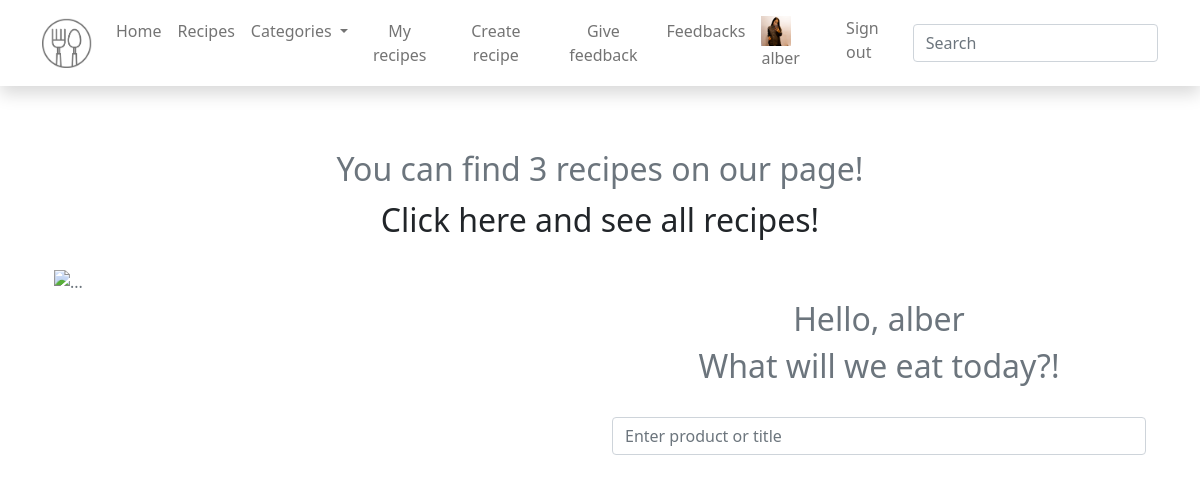
/ (signed in), run on the app's committed database.
### application/models.py (models this page shows)
class User(AbstractUser):
    image = models.ImageField(null=True, blank=True)

### application/views.py (the view)
# urls.py: path('', home, name='home'),
def home(request):
    recipes_quantity = Recipe.objects.count()
    context = {
        'recipes_quantity': recipes_quantity,
    }
    return render(request, 'home.html', context=context)

### templates/home.html (shortened to what this page needs)
{% extends 'base.html' %}
{% load static %}
{% block content %}
<div class="container main_container">
  <div class="row">
    <div class="col-md-12 text-center" style="padding:1rem;">
        <h1 class="lead main_home_header">You can find {{ recipes_quantity }} recipes on our page!</h1>
        <a class="nav-link lead main_home_header text-dark" style="padding-top:0rem;" href="{% url 'show_recipes' %}">Click here and see all recipes!</a>
    </div>
    <div class="col-md-6">
        <img src="{% static '/img/main.jpg' %}" class="img-fluid home_main_img" alt="...">
    </div>
    <div class="col-md-6 main_home">
        <span class="navbar-text">
                {% if user.is_authenticated %}
            <h1 class="lead main_home_header">Hello, {{ user.username }}</h1>
                {% endif %}
        </span>
        <h1 class="lead main_home_header">What will we eat today?!</h1>
        <form class="form-inline my-2 my-lg-0 main_home_form" action="{% url 'search' %}" method="get">
            <input class="form-control mr-sm-2 main_home_input" type="text" placeholder="Enter product or title" name="query">
        </form>
    </div>
  </div>
</div>
{% endblock %}

### templates/base.html (shortened to what this page needs)
<!doctype html>
{% load static %}
<html lang="en">
  <head>
    <link href="https://cdn.jsdelivr.net/npm/bootstrap@5.0.2/dist/css/bootstrap.min.css" rel="stylesheet">
    <link rel="stylesheet" href="{% static '/css/style.css' %}">
  </head>
  <body class="text-muted">
<nav class="navbar navbar-expand-lg navbar-light bg-white static-top mb-5 shadow">
  <div class="container">
    <a class="navbar-brand" href="{% url 'home' %}">
    <img src="{% static '/img/logotipas.png' %}" alt="" width="50" height="50" class="d-inline-block align-top">
    </a>
    <div class="collapse navbar-collapse justify-content-end" id="navbarResponsive">
      <ul class="navbar-nav ms-auto text-center">
        <li class="nav-item">
          <a class="nav-link" href="{% url 'home' %}">Home</a>
        </li>
        <li class="nav-item">
          <a class="nav-link" href="{% url 'show_recipes' %}">Recipes</a>
        </li>
        <li class="nav-item dropdown">
          <a class="nav-link dropdown-toggle" href="#" id="navbarDropdown" role="button" data-bs-toggle="dropdown" aria-expanded="false">
            Categories
          </a>
        </li>
        {% if user.is_authenticated %}
        <li class="nav-item">
          <a class="nav-link" href="{% url 'show_user_recipes' page=1 %}">My recipes</a>
        </li>
        <li class="nav-item">
          <a class="nav-link" href="{% url 'create_recipes' %}">Create recipe</a>
        </li>
        <li class="nav-item">
          <a class="nav-link" href="{% url 'give_feedback' %}">Give feedback</a>
        </li>
        {% endif %}
        {% if request.user.is_staff %}
        <li class="nav-item">
          <a class="nav-link" href="{% url 'see_feedback' %}">Feedbacks</a>
        </li>
        {% endif %}
      </ul>
        <ul class="navbar-nav ml-auto pull-right">
          {% if user.is_authenticated %}
             <li class="nav-item">
               <a class="nav-link" href="{% url 'user_account' %}">
                 {% if user.image %}
                 <img src="{{ user.image.url }}" alt="Vartotojo nuotrauka" height="30" width="30">
                 {% endif %}
               {{ user.get_username }}</a></li>
            <li class="nav-item"><a class="nav-link" href="{% url 'logout' %}">Sign out</a></li>
          {% else %}
            <li class="nav-item"><a class="nav-link" href="{% url 'login' %}">Sign In</a></li>
          {% endif %}
        </ul>
      <form class="form-inline my-2 my-lg-0" action="{% url 'search' %}" method="get">
        <input class="form-control mr-sm-2" type="text" placeholder="Search" name="query">
      </form>
    </div>
  </div>
</nav>
<div class="container">
{% block content %}{% endblock %}
</div>
  </body>
</html>

### application/static/css/style.css (style rules this page uses)
.main_home { padding-top: 2rem; }
.main_home_header { font-size: 2rem; justify-content: center; text-align: center; }
.main_home_form { padding-top: 1.5rem; }

### data on the page
User: image (picture), get_username "alber", username "alber"

### other printed values
{{ recipes_quantity }} "3"
